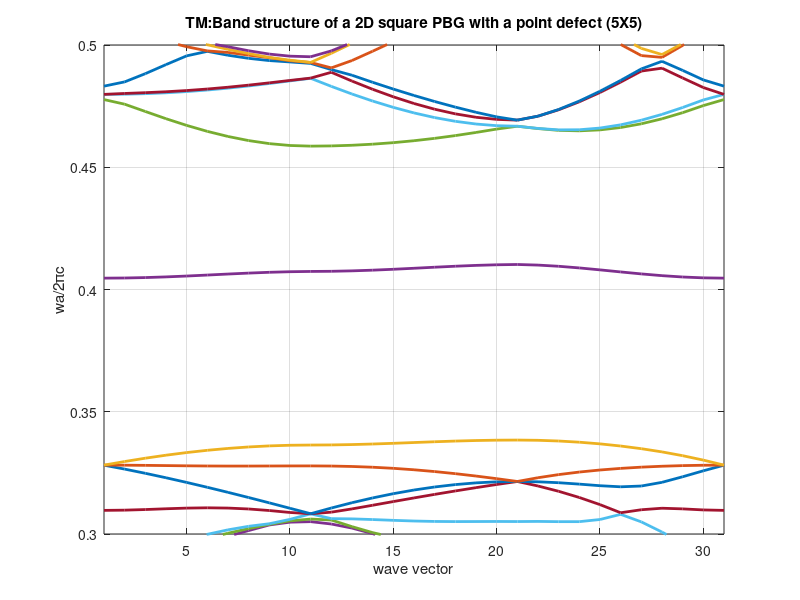

The MATLAB script that drew this image:
%% 2D PBG:Square lattice
%% sqband.m clear all
%warning off tic;
epsa=8.9; 
epsb=1;
a=1.0; 
R=0.2*a; 
i=sqrt(-1); 
f=pi*R^2/a^2; 
NumberofCell=5; 
a1=a;
a2=a*i;
b1=2*pi/a/NumberofCell;
b2=2*pi/a/NumberofCell*i;
n=input('please input n:');
disp('Fourier transforming.....');
NumberofPW=(2*n+1)^2; 
mind=(-NumberofPW:NumberofPW)'+NumberofPW+1;
mind=mind(:,ones(1,size(mind,1)))-NumberofPW-1; 
GG=mind'*b1+mind*b2;
%clear mind;
eps21=2*f*( epsa-epsb)*besselj(1,abs(GG).*R)./(abs(GG).*R); 
eps21(NumberofPW+1,NumberofPW+1)= epsb+f*(epsa-epsb); 
%zz=[0,0]*[a1 a2].';
%use 1X1 supercell to verify the algorithm %5X5 super cell
zz=[
-2 -2;-2 -1;-2 0;-2 1;-2 2;
-1 -2;-1 -1;-1 0;-1 1;-1 2;
0 -2; 0 -1; 0 1; 0,2;
1 -2; 1 -1; 1 0; 1 1; 1 2;
2,-2; 2,-1; 2 0; 2,1; 2,2]*[a1 a2].';
eps20=zeros(length(eps21));

for x=1:length(zz)
eps20=eps20+exp(i*(real(GG).*real(zz(x))+imag(GG).*imag(zz(x)))).*eps21;
end
ff=pi*R^2*length(zz)/(NumberofCell^2*a^2);
eps20=eps20./NumberofCell^2; 
eps20(NumberofPW+1,NumberofPW+1)= epsb+ff*(epsa-epsb);

%clear GG;
count=1; r=ones(2*n*NumberofCell+1,2); 
for y=-n:n
    for x=-n:n
        G(count)=x*b1+y*b2;
        r(count,:)=[ x,y];
        count=count+1;
    end
end
disp('Building eps(G,G) matrix from the FFT matrix');

for x=1:NumberofPW
    for y=x:NumberofPW
        b=r(x,:)-r(y,:)+(2*n+1)^2+1; 
        eps2(x,y)=eps20(b(1),b(2));
        eps2(y,x)=eps2( x,y);
    end
end

k1=2*pi/a*0.5.*(0:0.1:1);
k2=2*pi/a*(0.5+(0.1:0.1:1).*0.5*i);
k3=2*pi/a*(0.5+0.5*i).*(0.9:-0.1:0);
k0=[k1 k2 k3]./NumberofCell;
disp('Now calculate the eigen values..'); 
eps2=inv(eps2);
if max(max(real(eps2))) > 10^7*max(max(imag(eps2)))
    disp('Your lattice is inversion symmetric'); 
    eps2=real(eps2);
else
disp('Imaginary part of FFT is not zero');
%stop;
%here we only demonstrate the inversion symmetric
%case %%however, nonsymmetric case is also supported
end
counter=1;
for ii=1:length(k0)
k=k0(ii);
%k=k0;
%M=(real(k+G.')*real(k+G)+imag(k+G.')*imag(k+G)).*eps2; %TE wave 
M=abs(k+G.')*abs(k+G).*eps2; %TM wave
E =sort(abs( eig(M)));
freq(:,counter)= sqrt(abs(E)).*a./2./pi;
fprintf('calculation of k=%f+%fi is finished\n',real(k),imag(k)); counter=counter+1;
end
tmpx=1:length(k0);
plot(tmpx,freq,'linewidth',2)
title('TM:Band structure of a 2D square PBG with a point defect (5X5)')
xlabel('wave vector')
ylabel('wa/2\pic')
grid on
axis([1 31 0.3 0.5])
tmp=ifft2(ifftshift(eps20));
%surf(fftshift(real(tmp))),shading interp,view(2)
%%to get the lattice, use tmp=ifft2(ifftshift(eps20));